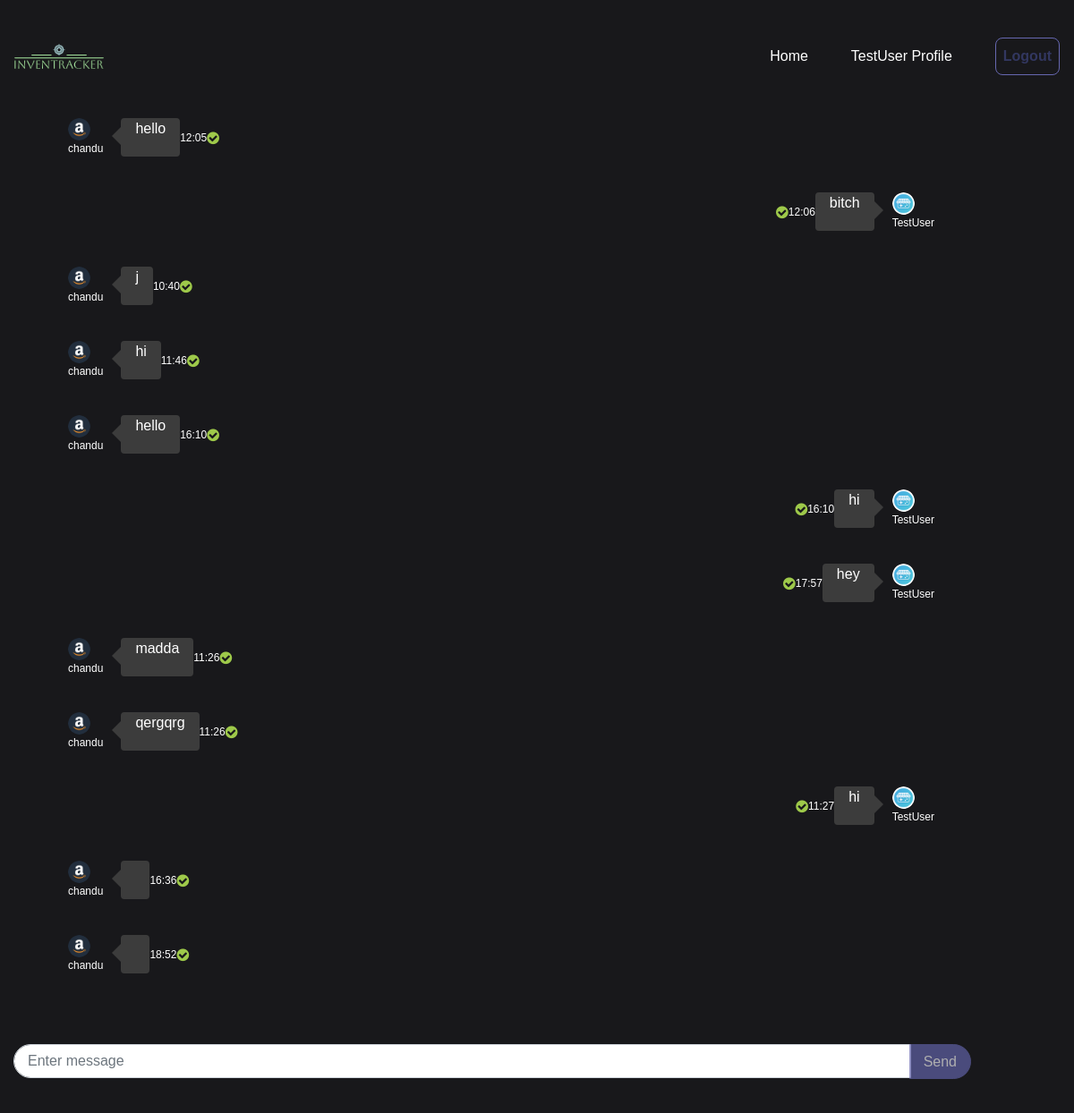
/chat/room/2/ (signed in), run on an earlier commit of the app's database.
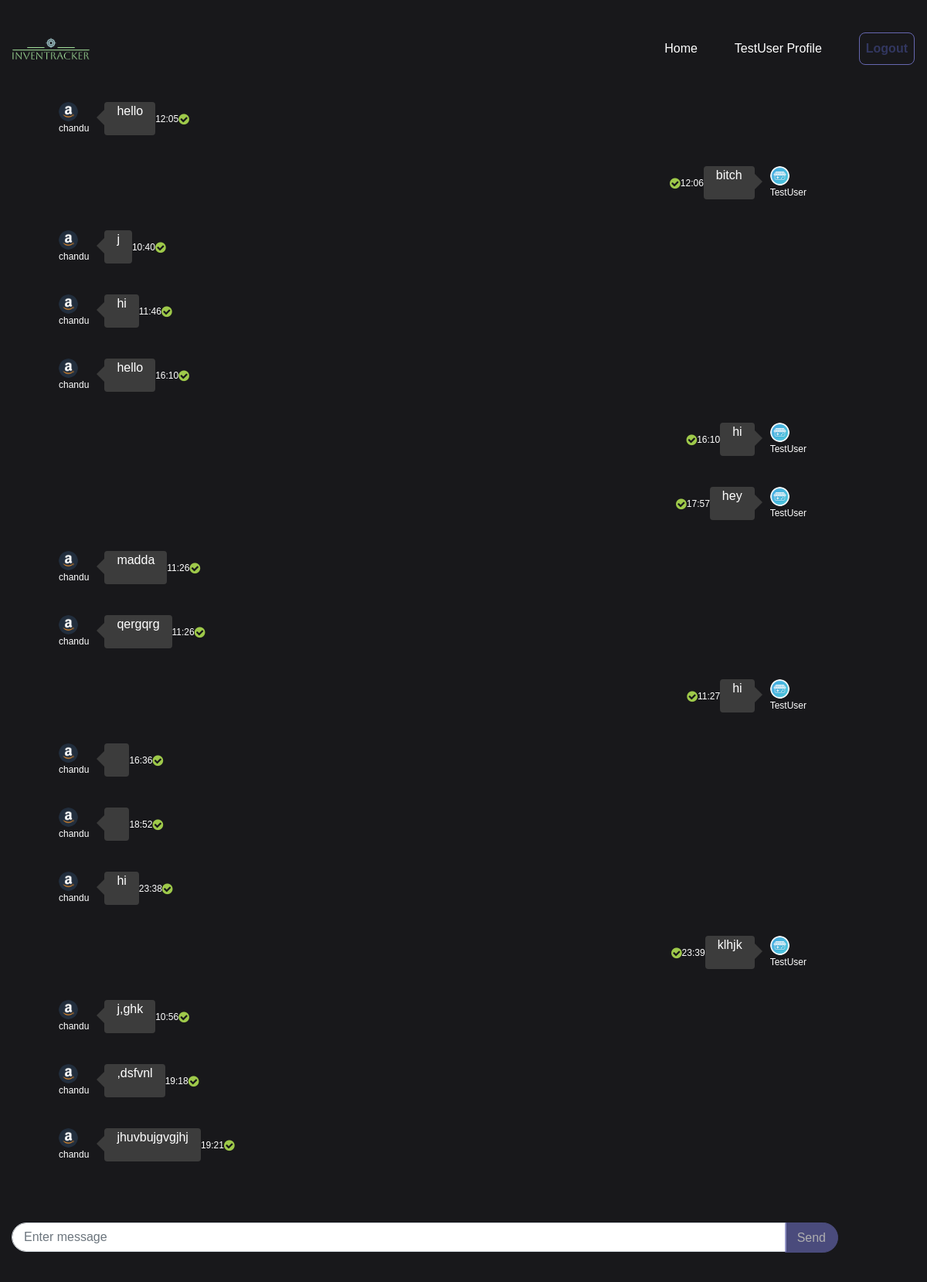
And on a later commit of the database.
### a_rtchat/models.py (models this page shows, shortened)
class Message(models.Model):
    content = models.TextField()
    sender = models.ForeignKey(User, on_delete=models.CASCADE, related_name='sent_messages')
    receiver = models.ForeignKey(User, on_delete=models.CASCADE, related_name='received_messages')
    room = models.ForeignKey(ChatRoom, on_delete=models.CASCADE, related_name='messages', default=1)
    timestamp = models.DateTimeField(default=timezone.now)

### user/models.py (models this page shows, shortened)
class Profile(models.Model):
  staff = models.OneToOneField(User,on_delete=models.CASCADE,null=True)
  address = models.CharField(max_length=200,null=True)
  phone = models.CharField(max_length=20,null=True)
  image = models.ImageField(default='avatar.jpg',upload_to='Profile_Images')

### a_rtchat/views.py (the view)
# urls.py: path('room/<int:room_id>/', views.hacknite_chat_view, name='room'),
@login_required
def hacknite_chat_view(request, room_id):
    room = get_object_or_404(ChatRoom, id=room_id)
    messages = Message.objects.filter(room=room).order_by('timestamp')
    context = {
        'room': room,
        'messages': messages,
    }
    return render(request, 'dashboard/chat.html', context)

### templates/dashboard/chat.html (shortened to what this page needs)
{% load static %}
<!DOCTYPE html>
<html lang="en">
<head>
    <link href="https://cdn.jsdelivr.net/npm/bootstrap@4.3.1/dist/css/bootstrap.min.css" rel="stylesheet">
</head>
<body>
    <nav>
        <div class="nav-logo">
            <a href="{% url 'dashboard-index' %}">
                <img src="{% static 'images/logo3.png' %}">
            </a>
        </div>
        <ul class="nav-links">
            {% if user.is_authenticated %}
            <li class="link"><a href="{% url 'dashboard-index' %}">Home</a></li>
            <li id="link6" class="link"><a href="{% url 'user-profile' %}">{{ user.username }} Profile</a></li>
            <form action="{% url 'user-logout' %}" method="post" style="display:inline;">
                <button class="H-button" type="submit">Logout</button>
            </form>
            {% else %}
            <li id="link4" class="link"><a href="{% url 'user-register' %}">Register</a></li>
            <li id="link5" class="link"><a href="{% url 'user-login' %}">Login</a></li>
            {% endif %}
        </ul>
    </nav>
    <link href="https://maxcdn.bootstrapcdn.com/font-awesome/4.3.0/css/font-awesome.min.css" rel="stylesheet">
    <div class="container">
        <div class="content-wrapper">
            <div class="col-xl-8 col-lg-8 col-md-8 col-sm-9 col-9">
                <div class="chat-container">
                    <div class="chat-messages">
                        <ul class="chat-box chatContainerScroll">
                            {% for message in messages %}
                            <li class="{% if message.sender == request.user %} chat-right {% else %} chat-left {% endif %}">
                                {% if message.sender == request.user %}
                                <div class="chat-hour text-white"><span class="fa fa-check-circle"></span>{{ message.timestamp|date:"H:i" }} </div>
                                <div class="chat-text text-white">{{ message.content }}</div>
                                <div class="chat-avatar">
                                    <img src="{{ message.sender.profile.image.url }}" alt="{{ message.sender.username }}">
                                    <div class="chat-name text-white">{{ message.sender.username }}</div>
                                </div>
                                {% else %}
                                <div class="chat-avatar">
                                    <img src="{{ message.sender.profile.image.url }}" alt="{{ message.sender.username }}">
                                    <div class="chat-name text-white">{{ message.sender.username }}</div>
                                </div>
                                <div class="chat-text">{{ message.content }}</div>
                                <div class="chat-hour text-white">{{ message.timestamp|date:"H:i" }} <span class="fa fa-check-circle"></span></div>
                                {% endif %}
                            </li>
                            {% endfor %}
                        </ul>
                    </div>
                    <form id="messageForm" class="chat-form" method="POST" action="{% url 'hacknite_chat_send' room_id=room.id %}">
                        <div class="input-group mb-3">
                            <input type="text" name="content" id="messageInput" class="form-control" placeholder="Enter message" aria-label="Enter message" aria-describedby="button-addon2">
                            <div class="input-group-append">
                                <button class="btn btn-custom" type="submit" id="button-addon2">Send</button>
                            </div>
                        </div>
                    </form>
                </div>
            </div>
        </div>
    </div>
</body>
</html>

### templates/dashboard/chat.html (style rules this page uses)
* { padding: 0; margin: 0; outline: none; border: none; box-sizing: border-box; }
img { width: 100%; display: flex; }
.H-button { padding: 8px; width: 100%; border-radius: 8px; display: flex; align-items: center; justify-content: center; gap: 8px; font-size: 1rem; font-weight: 700; color: #323760; border: 1px solid #6667b0; background: transparent; cursor: pointer; transition: all 0.3s ease; }
a { text-decoration: none; }
body { margin-top: 10px; margin-bottom: 100px; position: relative; font-family: 'Poppins', sans-serif; background-color: #18181B; }
nav { max-width: 1200px; margin: auto; padding: 2rem 1rem; display: flex; align-items: center; justify-content: space-between; gap: 2rem; }
.nav-logo { max-width: 100px; }
.nav-links { list-style: none; display: flex; align-items: center; gap: 3rem; }
.link a { text-decoration:none; position: relative; padding-bottom: 0.75rem; color: #fff; }
.link a::after { content: ""; position: absolute; height: 2px; width: 0; bottom: 0; left: 0; background-color: #1d4ed8; transition: all 0.3s ease; }
.chat-container { position: relative; padding: 1rem; width: 400%; max-width: 1000px; margin: 0 auto; }
.chat-container li.chat-left, .chat-container li.chat-right { display: flex; flex: 1; flex-direction: row; margin-bottom: 40px; }
.chat-container li img { width: 25px; height: 25px; -webkit-border-radius: 30px; -moz-border-radius: 30px; border-radius: 30px; }
.chat-container li .chat-avatar { margin-right: 20px; }
.chat-container li.chat-right { justify-content: flex-end; }
.chat-container li.chat-right > .chat-avatar { margin-left: 20px; margin-right: 0; }
.chat-container li .chat-name { font-size: .75rem; color: #140404; text-align: center; }
.chat-container li .chat-text { padding-left:1rem; padding-right:1rem; padding-bottom:0px; -webkit-border-radius: 4px; -moz-border-radius: 4px; border-radius: 4px; background: #f3f2f2; font-weight: 300; line-height: 150%; position: relative; color: white; background: #3c3c3c; text-align: center; }
.chat-container li .chat-text:before { content: ''; position: absolute; width: 0; height: 0; top: 10px; left: -20px; border: 10px solid; border-color: transparent #3c3c3c transparent transparent; }
.chat-container li.chat-right > .chat-text { text-align: center; }
.chat-container li.chat-right > .chat-text:before { right: -20px; border-color: transparent transparent transparent #3c3c3c; left: inherit; }
.chat-container li .chat-hour { padding: 0; margin-bottom: 10px; font-size: .75rem; display: flex; flex-direction: row; align-items: center; justify-content: center; margin: 0 15px 0 0; }
.chat-container li .chat-hour > span { font-size: 16px; color: #9ec94a; }
.chat-container li.chat-right > .chat-hour { margin: 0 0 0 15px; }
.chat-form { position: fixed; bottom: 0; left: 0; width: 100%; padding: 15px; background-color: #18181B; z-index: 9999; }
ul { list-style-type: none; margin: 0; padding: 0; }
.chat-messages { max-height: calc(100vh - 150px); overflow-y: scroll; scrollbar-width: none; -ms-overflow-style: none; }
.btn-custom { background-color: #6667b0 !important; border-color: #6667b0 !important; color: white; height: calc(100% - 7px); border-top-left-radius: 0; border-bottom-left-radius: 0; display: flex; justify-content: center; align-items: center; }
.input-group.mb-3 { width: calc(100% - 100px); margin: 0; }
.form-control { border-radius: 20px; padding: 10px 15px; border-top-right-radius: 0; border-bottom-right-radius: 0; }
.btn-custom { border-radius: 20px; padding: 10px 15px; margin-left: -1px; border-top-left-radius: 0; border-bottom-left-radius: 0; }

What changed in the data, as far as the page shows it:
added Message: sender.profile.image (picture), sender.username "chandu", content "hi", timestamp "23:38"
added Message: timestamp "23:39", content "klhjk", sender.profile.image (picture), sender.username "TestUser"
added Message: sender.profile.image (picture), sender.username "chandu", content "j,ghk", timestamp "10:56"
added Message: sender.profile.image (picture), sender.username "chandu", content ",dsfvnl", timestamp "19:18"
added Message: sender.profile.image (picture), sender.username "chandu", content "jhuvbujgvgjhj", timestamp "19:21"
